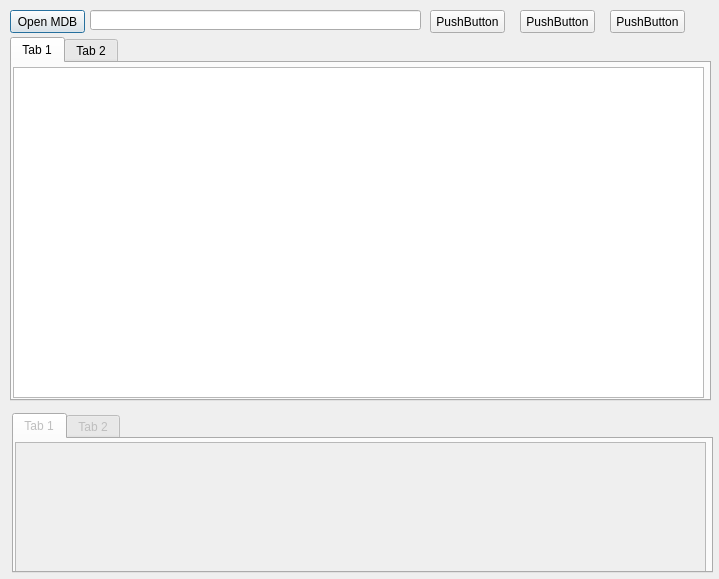
<?xml version="1.0" encoding="UTF-8"?>
<ui version="4.0">
 <class>Dialog</class>
 <widget class="QDialog" name="Dialog">
  <property name="geometry">
   <rect>
    <x>0</x>
    <y>0</y>
    <width>719</width>
    <height>579</height>
   </rect>
  </property>
  <property name="windowTitle">
   <string>Dialog</string>
  </property>
  <widget class="QTabWidget" name="tabWidget">
   <property name="geometry">
    <rect>
     <x>10</x>
     <y>37</y>
     <width>701</width>
     <height>364</height>
    </rect>
   </property>
   <property name="currentIndex">
    <number>0</number>
   </property>
   <widget class="QWidget" name="tab">
    <attribute name="title">
     <string>Tab 1</string>
    </attribute>
    <widget class="QTableWidget" name="tbldischarge">
     <property name="geometry">
      <rect>
       <x>1</x>
       <y>4</y>
       <width>691</width>
       <height>331</height>
      </rect>
     </property>
    </widget>
   </widget>
   <widget class="QWidget" name="tab_2">
    <attribute name="title">
     <string>Tab 2</string>
    </attribute>
   </widget>
  </widget>
  <widget class="QTabWidget" name="tabWidget_2">
   <property name="enabled">
    <bool>false</bool>
   </property>
   <property name="geometry">
    <rect>
     <x>12</x>
     <y>413</y>
     <width>701</width>
     <height>160</height>
    </rect>
   </property>
   <widget class="QWidget" name="tab_3">
    <attribute name="title">
     <string>Tab 1</string>
    </attribute>
    <widget class="QTableWidget" name="tableWidget_2">
     <property name="geometry">
      <rect>
       <x>1</x>
       <y>3</y>
       <width>691</width>
       <height>130</height>
      </rect>
     </property>
    </widget>
   </widget>
   <widget class="QWidget" name="tab_4">
    <attribute name="title">
     <string>Tab 2</string>
    </attribute>
   </widget>
  </widget>
  <widget class="QPushButton" name="pushButton">
   <property name="geometry">
    <rect>
     <x>10</x>
     <y>10</y>
     <width>75</width>
     <height>23</height>
    </rect>
   </property>
   <property name="text">
    <string>Open MDB</string>
   </property>
  </widget>
  <widget class="QLineEdit" name="lineEdit">
   <property name="geometry">
    <rect>
     <x>90</x>
     <y>10</y>
     <width>331</width>
     <height>20</height>
    </rect>
   </property>
  </widget>
  <widget class="QPushButton" name="pushButton_2">
   <property name="geometry">
    <rect>
     <x>430</x>
     <y>10</y>
     <width>75</width>
     <height>23</height>
    </rect>
   </property>
   <property name="text">
    <string>PushButton</string>
   </property>
  </widget>
  <widget class="QPushButton" name="pushButton_3">
   <property name="geometry">
    <rect>
     <x>520</x>
     <y>10</y>
     <width>75</width>
     <height>23</height>
    </rect>
   </property>
   <property name="text">
    <string>PushButton</string>
   </property>
  </widget>
  <widget class="QPushButton" name="pushButton_4">
   <property name="geometry">
    <rect>
     <x>610</x>
     <y>10</y>
     <width>75</width>
     <height>23</height>
    </rect>
   </property>
   <property name="text">
    <string>PushButton</string>
   </property>
  </widget>
 </widget>
 <resources/>
 <connections/>
</ui>
